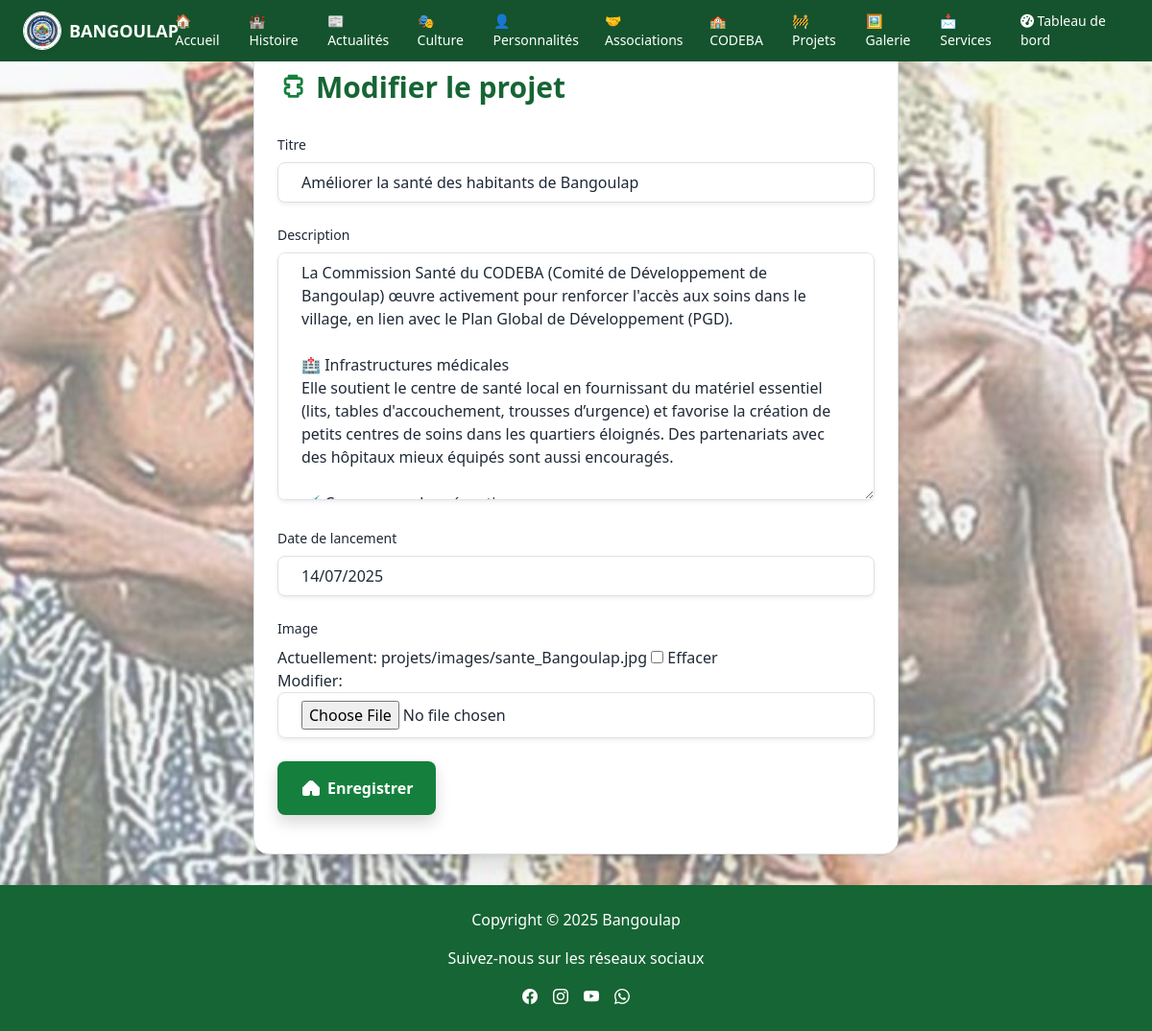
The page /projets/admin/modifier/2/ (signed in) on the database as committed earlier.
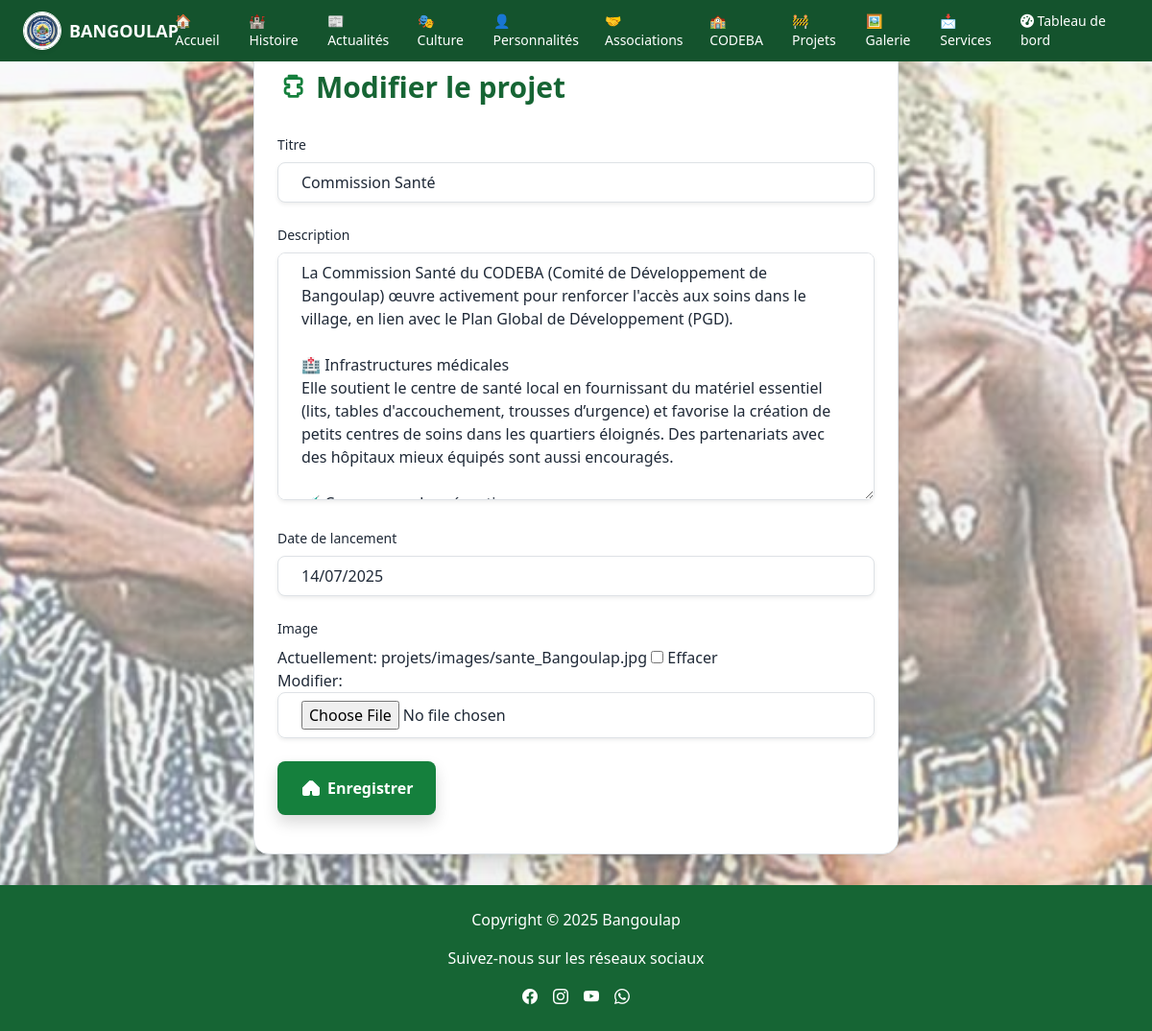
The same page on the database as committed later.
### projets/models.py (models this page shows, shortened)
class Projet(models.Model):
    titre = models.CharField(max_length=200)
    description = models.TextField()
    date_lancement = models.DateField(verbose_name="Date de lancement", blank=True, null=True)
    image = models.ImageField(upload_to='projets/images/', blank=True, null=True)

### projets/views.py (the view)
# urls.py: path('admin/modifier/<int:pk>/', views.modifier_projet, name='modifier'),
@user_passes_test(is_superuser)
def modifier_projet(request, pk):
    projet = get_object_or_404(Projet, pk=pk)
    form = ProjetForm(request.POST or None, request.FILES or None, instance=projet)
    if form.is_valid():
        form.save()
        return redirect('projets:admin_liste')
    return render(request, 'projets/admin/form.html', {'form': form, 'titre': "Modifier le projet"})

### projets/forms.py
class ProjetForm(forms.ModelForm):
    class Meta:
        model = Projet
        fields = ['titre', 'description', 'date_lancement', 'image']

### projets/views.py (called while the page is built)
def is_superuser(user):
    return user.is_superuser

### projets/templates/projets/admin/form.html (shortened to what this page needs)
{% extends "base.html" %}
{% load widget_tweaks %}
{% block content %}
<div class="max-w-2xl mx-auto py-10 px-6 bg-white shadow-xl rounded-2xl border border-gray-100">
  <h1 class="text-3xl font-bold text-green-800 mb-8 flex items-center gap-2">
    {{ titre }}
  </h1>
  <form method="post" enctype="multipart/form-data" class="space-y-6">
    {% for field in form %}
      <div>
        <label for="{{ field.id_for_label }}" class="block text-sm font-medium text-gray-800 mb-2">
          {{ field.label }}
        </label>
        {{ field|add_class:"w-full px-4 py-2 border border-gray-300 rounded-lg shadow-sm focus:outline-none focus:ring-2 focus:ring-green-500 transition" }}
      </div>
    {% endfor %}
    <button type="submit"
      class="flex items-center gap-2 bg-green-700 hover:bg-green-800 text-white font-semibold px-6 py-3 rounded-lg transition duration-200 shadow hover:shadow-lg">
      <svg xmlns="http://www.w3.org/2000/svg" class="h-5 w-5 text-white" viewBox="0 0 20 20" fill="currentColor">
        <path d="M10.707 2.293a1 1 0 00-1.414 0L2 9.586V16a2 2 0 002 2h4a2 2 0 002-2v-3h2v3a2 2 0 002 2h4a2 2 0 002-2v-6.414l-7.293-7.293z" />
      </svg>
      Enregistrer
    </button>
  </form>
</div>
{% endblock %}

Rows that differ between the two databases and show on the page:
changed Projet: titre "Améliorer la santé des habitants de Bangoulap" → "Commission Santé"
